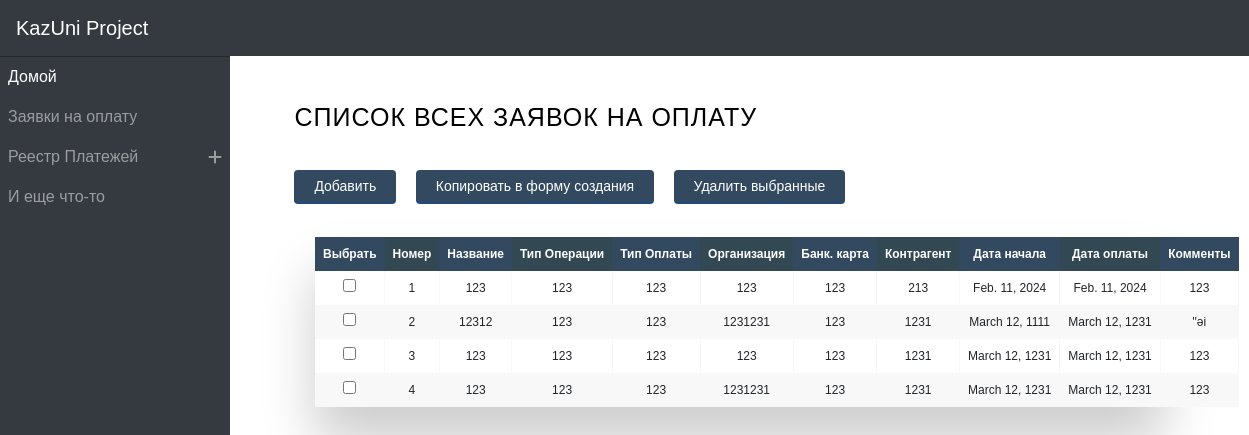
The app's page /appay/, older data.
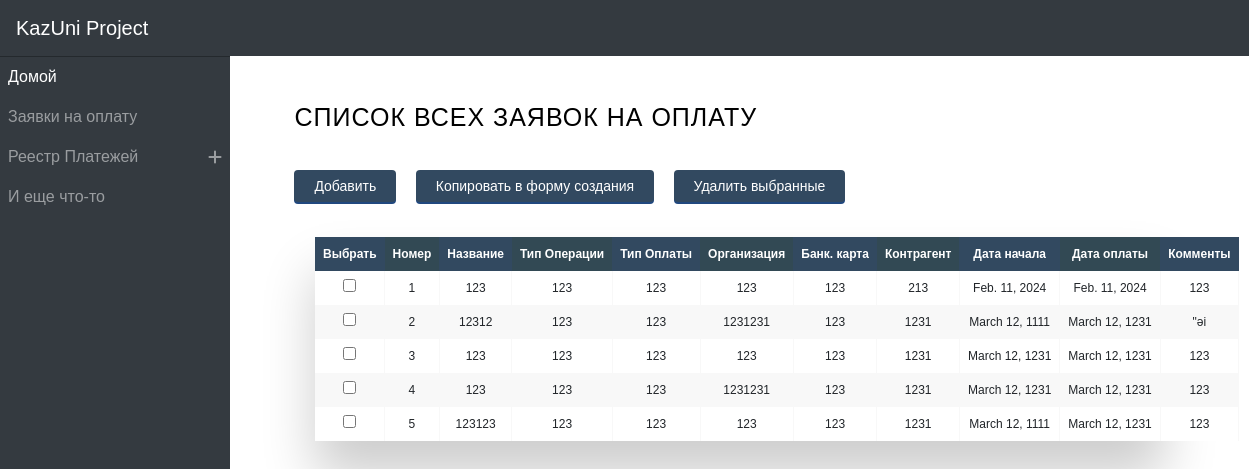
The same page, newer data.
### appay/models.py (models this page shows, shortened)
class ModelPays(models.Model):
        id1c = models.CharField(max_length=50, null=True, blank=True)
        title = models.CharField(max_length=200, null=True, blank=True)
        numberofdocument = models.IntegerField(null=True, blank=True)
        dateofstart = models.DateField(null=True, blank=True)
        dateofend = models.DateField(default=2005)
        typeofpay = models.ForeignKey(typeofpays, on_delete=models.CASCADE)
        organization = models.ForeignKey(organizations, on_delete=models.CASCADE)
        moneyresource = models.ForeignKey(moneyresources, on_delete=models.CASCADE, null=True, blank=True)
        typeofoperation = models.ForeignKey(typeofoperations, on_delete=models.CASCADE)
        currency = models.ForeignKey(currencyes, on_delete=models.CASCADE, null=True, blank=True)
        countrparty = models.ForeignKey(countrypartyes, on_delete=models.CASCADE)
        bankcard = models.ForeignKey(bankcards, on_delete=models.CASCADE)
        comments = models.CharField(max_length=25000, null=True, blank=True)

class typeofoperations(models.Model):
    name = models.CharField(max_length=255)
    def __str__(self):
            return f'{self.name}'

class typeofpays(models.Model):
        name = models.CharField(max_length=50, null=False, blank=False)
        def __str__(self):
                return f'{self.name}'

class organizations(models.Model):
        id1c = models.CharField(max_length=50, null=True, blank=True)
        code = models.CharField(max_length=50, null=True, blank=True)
        name = models.CharField(max_length=50, null=False, blank=False)
        bin = models.IntegerField(null=True, blank=True)
        def __str__(self):
                return f'{self.name}'

class bankcards(models.Model):
        name = models.CharField(max_length=50, null=False, blank=False)
        def __str__(self):
                return f'{self.name}'

class countrypartyes(models.Model):
        id1c = models.CharField(max_length=50, null=True, blank=True)
        code = models.CharField(max_length=50, null=True, blank=True)
        name = models.CharField(max_length=50, null=False, blank=False)
        fullname = models.CharField(max_length=50, null=True, blank=True)
        bin = models.CharField(max_length=30, null=True, blank=True)
        kbe = models.CharField(max_length=2, null=True, blank=True)
        def __str__(self):
                return f'{self.name}'

### appay/views.py (the view)
# urls.py: path('', views.appay_home, name='appay_main'),
def appay_home(request):
    modelpays = ModelPays.objects.all()
    return render(request, 'appay/appay.html', {'modelpays': modelpays})

### appay/templates/appay/appay.html (shortened to what this page needs)
{% extends 'main/layout.html' %}
{% load static %}
{% block csslink %} {% static 'appay/css/appay.css'%} {% endblock %}
{% block content %}
<main class="content-wrapper">
    <div class="container-fluid">
        <div class="top-table">
            <h2>Список всех заявок на оплату</h2>
            <button><a href="{% url 'appay_createform' %}">Добавить</a></button>
            <button id="copy-to-create-btn">Копировать в форму создания</button>
            <button id="delete-btn">Удалить выбранные</button>
        </div>
        <div class="table-wrapper">
            <form method="POST" id="delete-form" action="{% url 'appay_delete_selected' %}">
            <table class="fl-table">
                <thead>
                    <tr>
                        <th>Выбрать</th>
                        <th>Номер</th>
                        <th>Название</th>
                        <th>Тип Операции</th>
                        <th>Тип Оплаты</th>
                        <th>Организация</th>
                        <th>Банк. карта</th>
                        <th>Контрагент</th>
                        <th>Дата начала</th>
                        <th>Дата оплаты</th>
                        <th>Комменты</th>
                    </tr>
                </thead>
                <tbody>
                    {% for el in modelpays %}
                        <tr>
                            <td><input type="checkbox" name="delete" value="{{ el.id }}"> </td>
                            <td><a href="{% url 'appay_form' el.id %}">{{el.id}}</a></td>
                            <td><a href="{% url 'appay_form' el.id %}">{{el.title}}</a></td>
                            <td><a href="{% url 'appay_form' el.id %}">{{el.typeofoperation}}</a></td>
                            <td><a href="{% url 'appay_form' el.id %}">{{el.typeofpay}}</a></td>
                            <td><a href="{% url 'appay_form' el.id %}">{{el.organization}}</a></td>
                            <td><a href="{% url 'appay_form' el.id %}">{{el.bankcard}}</a></td>
                            <td><a href="{% url 'appay_form' el.id %}">{{ el.countrparty }}</a></td>
                            <td><a href="{% url 'appay_form' el.id %}">{{ el.dateofstart }}</a></td>
                            <td><a href="{% url 'appay_form' el.id %}">{{ el.dateofend }}</a></td>
                            <td><a href="{% url 'appay_form' el.id %}">{{ el.comments }}</a></td>
                        </tr>
                    {% endfor %}
                </tbody>
            </table>
        </div>
    </div>
</main>
{% endblock %}

Row changes from the older to the newer data that the page shows:
added ModelPays: id "5", title "123123", typeofoperation "123", typeofpay "123", organization "123", bankcard "123", countrparty "1231", dateofstart "March 12, 1111", dateofend "March 12, 1231", comments "123"
